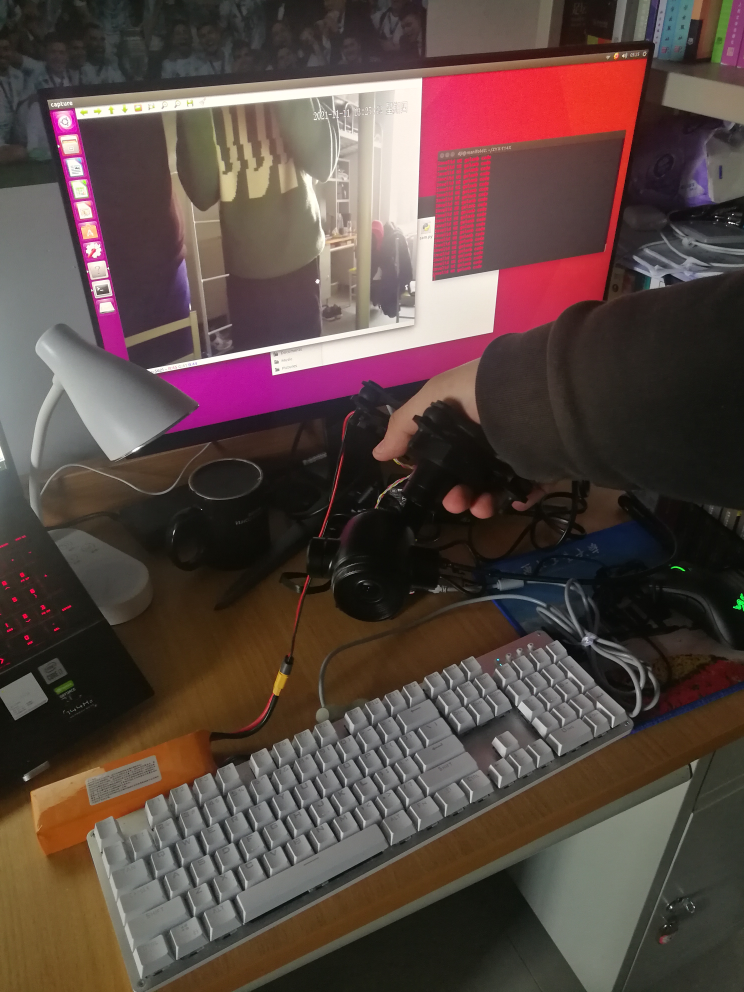
#> input picture md_img/11.jpg, 2976 x 3968 px, given in place of realmonitor?channel=1&subtype=0, which was not available (shown at 1/4 size)
$ python dist_backup.py   (Python 2 division)   (older library calls are emulated)
#> lines starting #> are read from the running program, lines starting #| are printed output that depends on the picture; after the words box and inside, x2 and y2 are one past the last pixel; in counts of white or black regions, pixels touching at a corner belong together; pictures that were not available may be replaced by others from this repository, and a replacement may not be noted
#!usr/bin/python
# -*- coding: utf-8 -*-
#定义编码，中文注释

#import the necessary packages
import numpy as np
import cv2

# 找到目标函数
def find_marker(image):
    # convert the image to grayscale, blur it, and detect edges
    color_lower = np.array([0, 43, 26])
    color_upper = np.array([10, 255, 255])
    frame = cv2.GaussianBlur(image, (5, 5), 0)
    hsv = cv2.cvtColor(frame, cv2.COLOR_BGR2HSV)
    mask = cv2.inRange(hsv, color_lower, color_upper)
    # 图像学膨胀腐蚀
    mask = cv2.erode(mask, None, iterations=2)
    mask = cv2.GaussianBlur(mask, (3, 3), 0)
    res = cv2.bitwise_and(frame, frame, mask=mask)
    #gray = cv2.cvtColor(image, cv2.COLOR_BGR2GRAY)
    #gray = cv2.GaussianBlur(image, (5, 5), 0)
    #edged = cv2.Canny(gray, 35, 125)
    #ret,binary = cv2.threshold(gray,0,255,cv2.THRESH_BINARY_INV | cv2.THRESH_OTSU)
    # find the contours in the edged image and keep the largest one;
    # we'll assume that this is our piece of paper in the image
    #(_,contours,_) = cv2.findContours(edged.copy(), cv2.RETR_LIST, cv2.CHAIN_APPROX_SIMPLE)
    (_,contours,_) = cv2.findContours(mask.copy(),cv2.RETR_EXTERNAL,cv2.CHAIN_APPROX_SIMPLE)
    if len(contours) == 0:
	return 0
    c = contours[0]
    maxarea = 0
    for cnt in range(len(contours)):
	epsilon = 0.01 * cv2.arcLength(contours[cnt],True)
	approx = cv2.approxPolyDP(contours[cnt],epsilon,True)
	corners = len(approx)
	# [9 lines of commented-out code are left out]
	if corners >= 10:
	    #if color[0] < 83 and color[1] < 85 and color[2] > 215:
	    #if cv2.minAreaRect(contours[cnt])[1][0] - cv2.minAreaRect(contours[cnt])[1][1] < 50 and cv2.minAreaRect(contours[cnt])[1][1] - cv2.minAreaRect(contours[cnt])[1][0] < 50:
		if cv2.contourArea(contours[cnt]) > maxarea:
		    c = contours[cnt]
		    maxarea = cv2.contourArea(contours[cnt])
    # 求最大面积
    #c = max(cnts, key = cv2.contourArea)
    # compute the bounding box of the of the paper region and return it
    # cv2.minAreaRect() c代表点集，返回rect[0]是最小外接矩形中心点坐标，
    # rect[1][0]是width，rect[1][1]是height，rect[2]是角度
    return cv2.minAreaRect(c)

# 距离计算函数
def distance_to_camera(knownWidth, focalLength, perWidth):
    # compute and return the distance from the maker to the camera
    return (knownWidth * focalLength) / perWidth

KNOWN_WIDTH = 4.9 #已知物体宽度

focalLength = 450.148739  #像素焦距

#打开摄像头
camera = cv2.VideoCapture('rtsp://admin:admin@192.168.42.108:554/cam/realmonitor?channel=1&subtype=0')#获取云台主视频流

while camera.isOpened():
    # get a frame
    (grabbed, frame) = camera.read()
#> frame is the input picture: shape (3968, 2976, 3); mean B, G, R 66.2, 71.2, 89
    frame = cv2.resize(frame,(720,540))
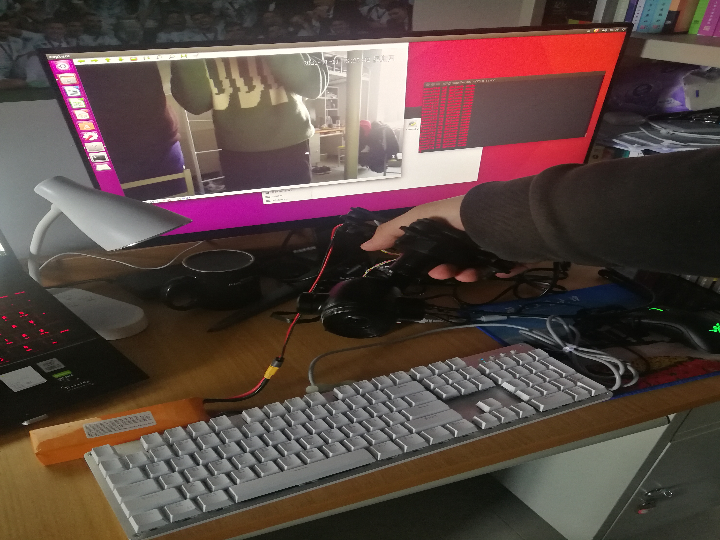
#> frame: shape (540, 720, 3); mean B, G, R 66.1, 71.1, 88.9
    # [10 lines of commented-out code are left out]
    marker = find_marker(frame)
#> in find_marker, `mask = cv2.inRange(hsv, color_lower, color_upper)`:
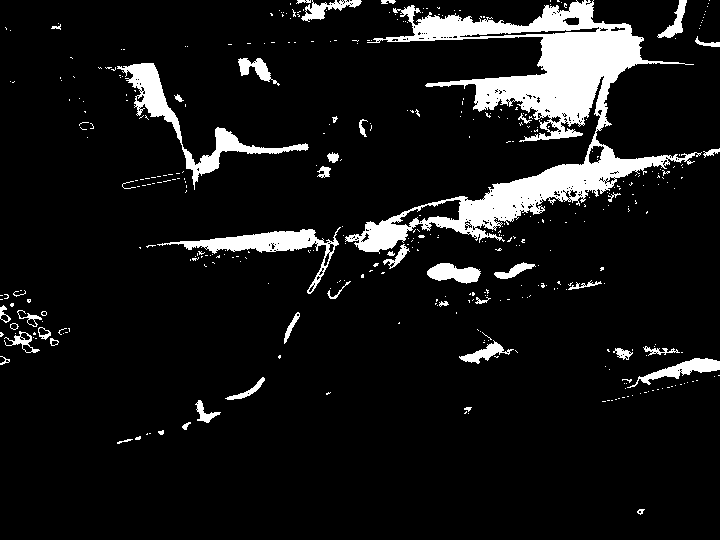
#> mask: shape (540, 720); 9% white; 403 white regions (356 under 20 px), largest, box (x1, y1, x2, y2) and area: (345, 0, 702, 254) 22092, (117, 63, 309, 190) 3154, (157, 227, 341, 294) 2319
#> in find_marker, `mask = cv2.erode(mask, None, iterations=2)`:
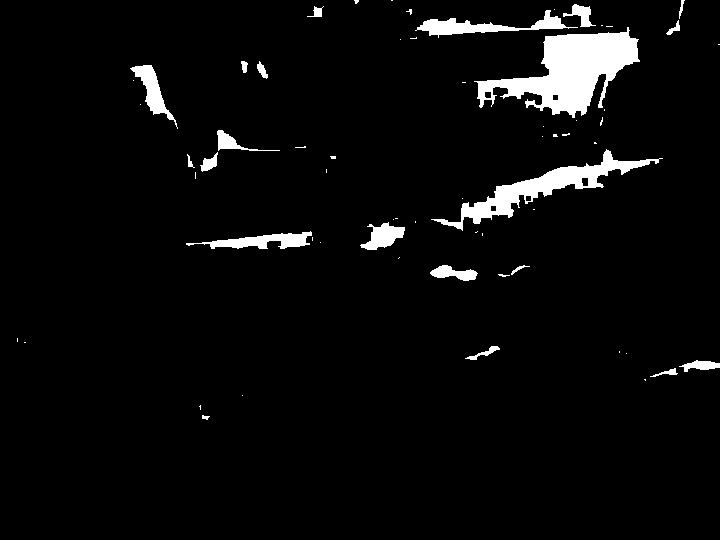
#> mask: shape (540, 720); 4.3% white; 63 white regions (41 under 20 px)
#> in find_marker, `res = cv2.bitwise_and(frame, frame, mask=mask)`:
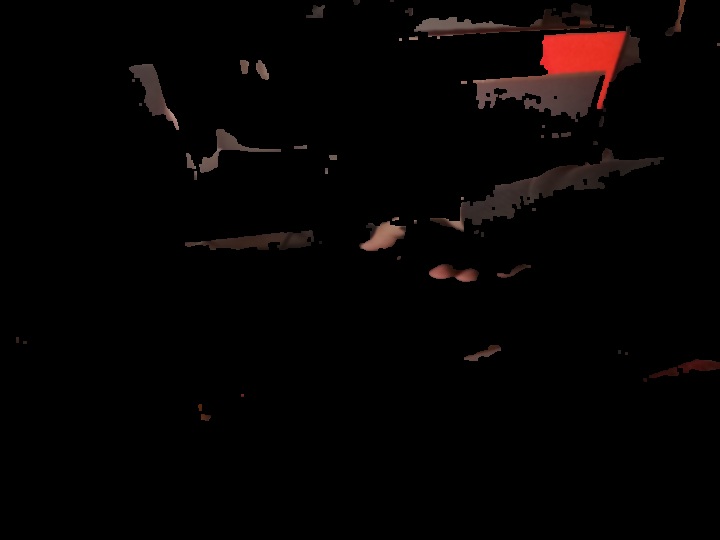
#> res: shape (540, 720, 3); mean B, G, R 2.6, 2.9, 5.5
#> in find_marker, `(_,contours,_) = cv2.findContours(mask.copy(),cv2.RETR_EXTERNAL,cv2.CH..`: contours = 55 contours, 31 with area under 20; largest, box (x1, y1, x2, y2) and area: (473, 26, 641, 122) 7288, (430, 148, 664, 232) 4100, (414, 3, 597, 39) 2188, (185, 230, 314, 250) 1272, (129, 64, 179, 130) 1017
#> in find_marker, `c = contours[0]`: c = contour of 10 points, box (x1, y1, x2, y2) (201, 414, 211, 421), area 41
#> the loop in find_marker, `for cnt in range(len(contours)):` made 55 passes
#> (epsilon, corners, maxarea) on passes 1, 5, 6, 13, 19, 28, 46: (0.277, 10, 41), (0.718, 16, 134), (1.03, 11, 330), (1.21, 13, 515), (1.51, 17, 783.5), (7.08, 17, 4099.5), (7.5, 18, 7288.5)
#> after the loop in find_marker, `for cnt in range(len(contours)):`: c = contour of 289 points, box (x1, y1, x2, y2) (473, 26, 641, 122), area 7288; maxarea = 7288.5
#> marker = ((558, 78.27), (169.8, 89.09), -6.26)
    if marker == 0:
	#print(marker)
	continue
    if marker[1][0] == 0:
	continue
    inches = distance_to_camera(KNOWN_WIDTH, focalLength, marker[1][0])
#> inches = 12.99

    # draw a bounding box around the image and display it
    box = np.int0(cv2.boxPoints(marker))
#> box = [[478, 131], [468, 43], [637, 24], [647, 113]]
    cv2.drawContours(frame, [box], -1, (0, 255, 0), 2)
    #box = np.int0(cv2.boxPoints(circle))
    #cv2.drawContours(frame,[box],-1,(0,255,0),2)
    # inches 转换为 cm
    cv2.putText(frame, "%.2fcm" % (inches),
             (frame.shape[1] - 300, frame.shape[0] - 20), cv2.FONT_HERSHEY_SIMPLEX,2.0, (0, 255, 0), 3)
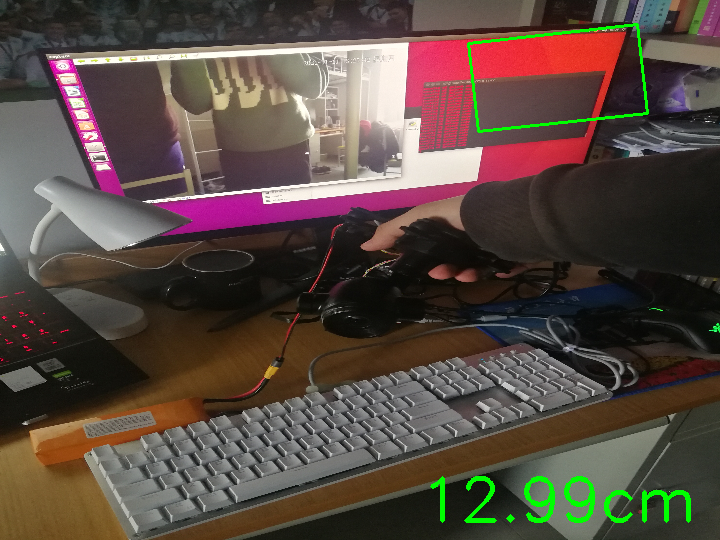
#> frame: shape (540, 720, 3); mean B, G, R 65.4, 73.3, 87.9

    # show a frame
    cv2.imshow("capture", frame)
    if cv2.waitKey(1) & 0xFF == ord('q'):
#> (key q is pressed here)
        break
camera.release()
cv2.destroyAllWindows()

$ run again, on md_img/12.jpg
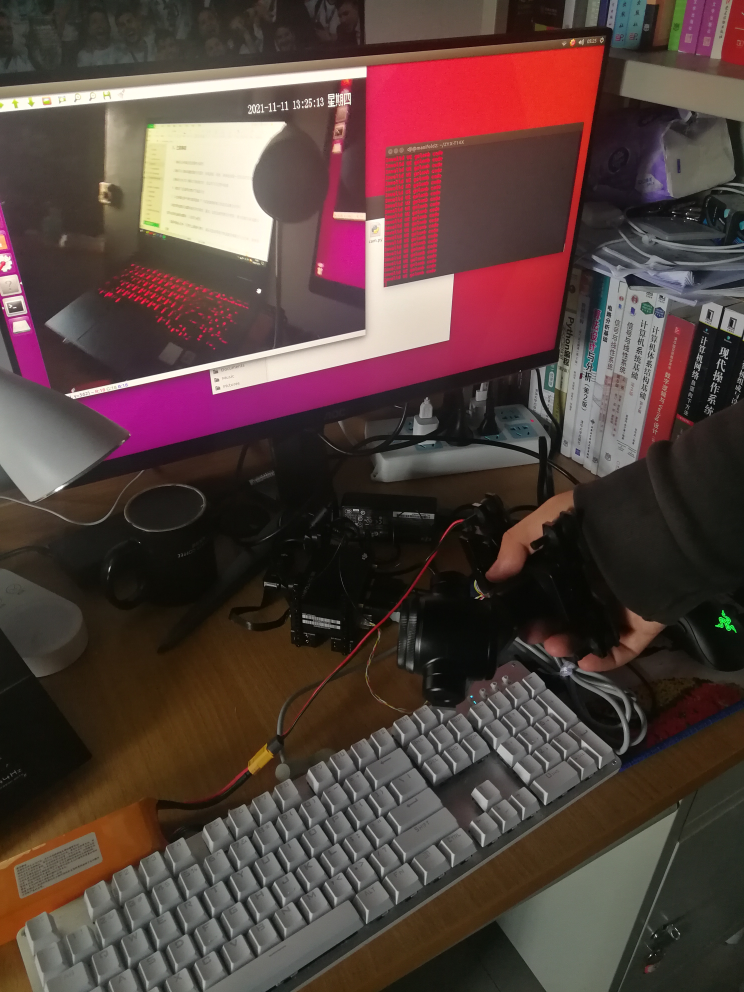
#> input picture md_img/12.jpg, 2976 x 3968 px, given in place of realmonitor?channel=1&subtype=0, which was not available (shown at 1/4 size)
#> frame is the input picture: shape (3968, 2976, 3); mean B, G, R 60.7, 65.1, 85.7
#> hsv: shape (540, 720, 3); mean H, S, V 47.3, 84.5, 86.7
#> in find_marker, `mask = cv2.inRange(hsv, color_lower, color_upper)`:
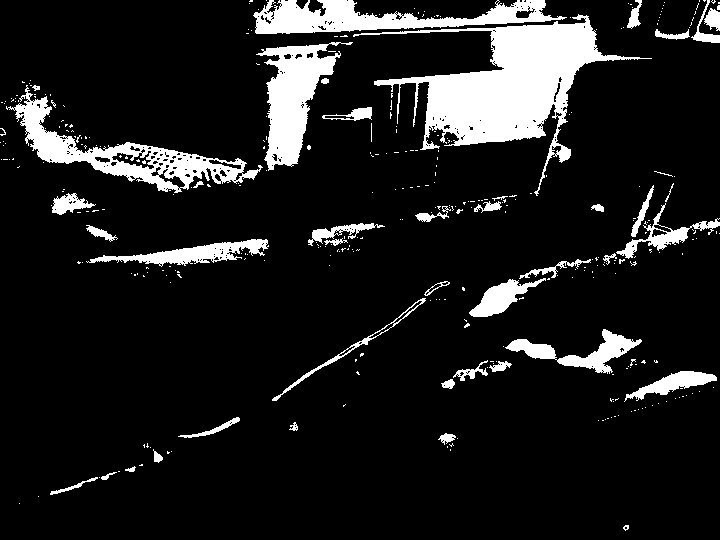
#> mask: shape (540, 720); 11.6% white; 355 white regions (312 under 20 px), largest, box (x1, y1, x2, y2) and area: (353, 14, 652, 196) 15033, (6, 85, 263, 193) 5820, (253, 0, 567, 34) 5291
#> contours = 59 contours, 25 with area under 20; largest, box (x1, y1, x2, y2) and area: (378, 23, 606, 145) 12076, (267, 45, 334, 164) 3940, (257, 0, 523, 33) 3160, (25, 103, 172, 189) 1943, (472, 281, 526, 316) 842
#> in find_marker, `c = contours[0]`: c = [[155, 455], [155, 460], [158, 460], [159, 459], [160, 459], [160, 457], [158, 455]]
#> the loop in find_marker, `for cnt in range(len(contours)):` made 59 passes
#> (epsilon, corners, maxarea) on passes 2, 4, 10, 11, 44, 47, 52: (0.237, 11, 30), (1.86, 12, 692), (2.19, 16, 830), (1.49, 15, 842), (5.91, 15, 1943), (5.22, 15, 3940.5), (8.37, 17, 12076)
#> after the loop in find_marker, `for cnt in range(len(contours)):`: c = contour of 260 points, box (x1, y1, x2, y2) (378, 23, 606, 145), area 12076; maxarea = 12076
#> marker = ((500.2, 89.59), (217.9, 115.1), -24.01)
#> inches = 10.12
#> box = [[424, 186], [377, 81], [576, -7], [623, 97]]
#> `cv2.putText(frame, "%.2fcm" % (inches), (frame.shape[1] - 300, frame.s..`:
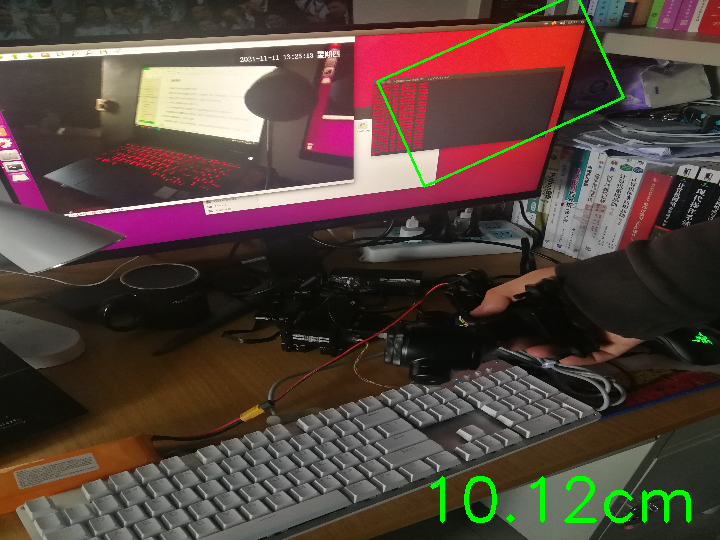
#> frame: shape (540, 720, 3); mean B, G, R 60, 67, 84.6

$ run again, on md_img/13.jpg
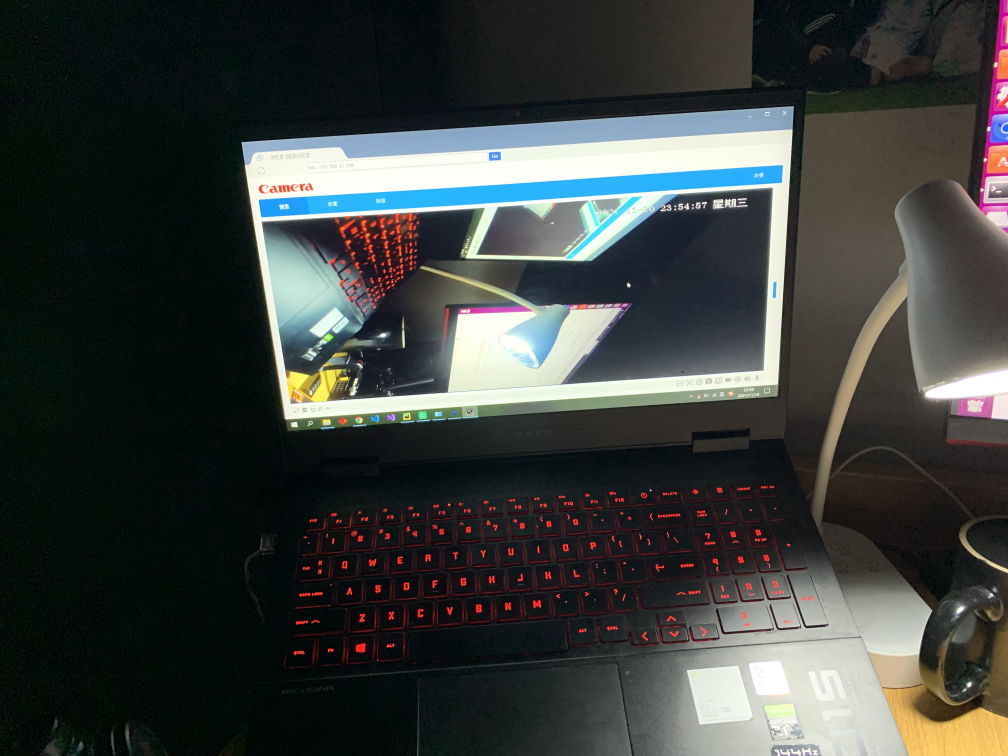
#> input picture md_img/13.jpg, 4032 x 3024 px, given in place of realmonitor?channel=1&subtype=0, which was not available (shown at 1/4 size)
#> frame is the input picture: shape (3024, 4032, 3); mean B, G, R 61.3, 63.4, 59.4
#> hsv: shape (540, 720, 3); mean H, S, V 73.9, 103.9, 69.4
#> in find_marker, `mask = cv2.erode(mask, None, iterations=2)`:
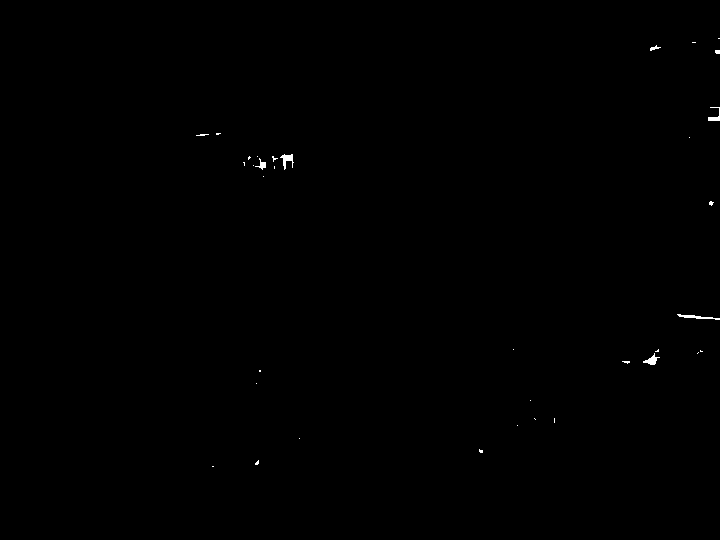
#> mask: shape (540, 720); 0.15% white; 35 white regions (29 under 20 px)
#> contours = 30 contours, 18 with area under 20; largest, box (x1, y1, x2, y2) and area: (271, 153, 295, 171) 175, (676, 313, 720, 321) 152, (642, 348, 661, 366) 138, (707, 106, 720, 122) 90, (252, 155, 267, 171) 89
#> in find_marker, `c = contours[0]`: c = [[211, 465], [211, 467], [214, 467], [214, 465]]
#> the loop in find_marker, `for cnt in range(len(contours)):` made 30 passes
#> (epsilon, corners, maxarea) on passes 11, 13, 22: (0.242, 10, 28.5), (0.68, 17, 137.5), (0.975, 16, 175)
#> after the loop in find_marker, `for cnt in range(len(contours)):`: c = contour of 40 points, box (x1, y1, x2, y2) (271, 153, 295, 171), area 175; maxarea = 175
#> marker = ((282.8, 161.7), (22.45, 17.12), -7.13)
#> inches = 98.25
#> box = [[272, 171], [270, 154], [292, 151], [294, 168]]
#> `cv2.putText(frame, "%.2fcm" % (inches), (frame.shape[1] - 300, frame.s..`:
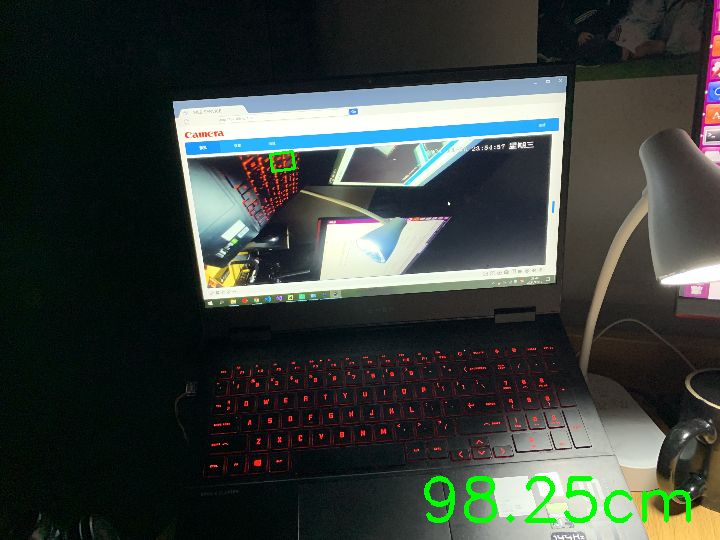
#> frame: shape (540, 720, 3); mean B, G, R 60, 64.3, 57.9
